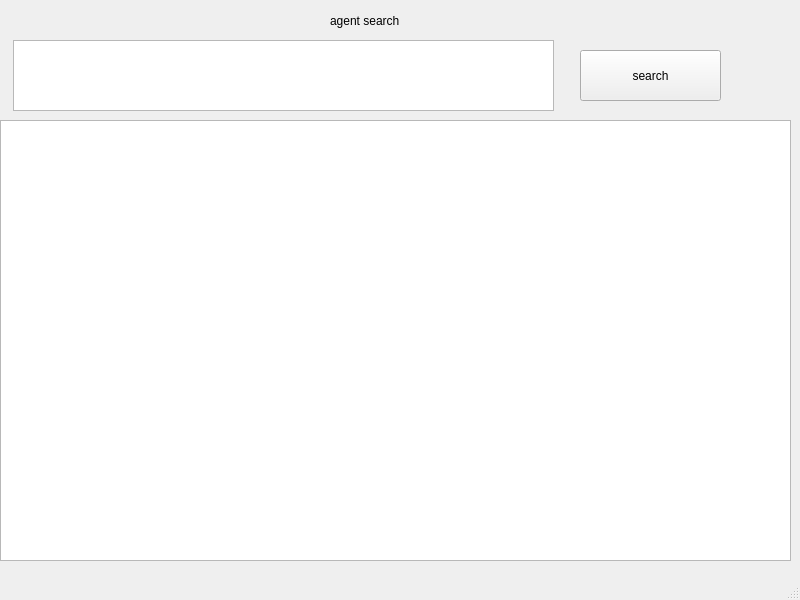
<?xml version="1.0" encoding="UTF-8"?>
<ui version="4.0">
 <class>MainWindow</class>
 <widget class="QMainWindow" name="MainWindow">
  <property name="geometry">
   <rect>
    <x>0</x>
    <y>0</y>
    <width>800</width>
    <height>600</height>
   </rect>
  </property>
  <property name="windowTitle">
   <string>MainWindow</string>
  </property>
  <widget class="QWidget" name="centralwidget">
   <widget class="QPushButton" name="agentsearch_btn">
    <property name="geometry">
     <rect>
      <x>580</x>
      <y>50</y>
      <width>141</width>
      <height>51</height>
     </rect>
    </property>
    <property name="text">
     <string>search</string>
    </property>
   </widget>
   <widget class="QListView" name="listView">
    <property name="geometry">
     <rect>
      <x>0</x>
      <y>120</y>
      <width>791</width>
      <height>441</height>
     </rect>
    </property>
    <property name="frameShadow">
     <enum>QFrame::Raised</enum>
    </property>
   </widget>
   <widget class="QPlainTextEdit" name="agentsearch">
    <property name="geometry">
     <rect>
      <x>13</x>
      <y>40</y>
      <width>541</width>
      <height>71</height>
     </rect>
    </property>
   </widget>
   <widget class="QLabel" name="label">
    <property name="geometry">
     <rect>
      <x>330</x>
      <y>10</y>
      <width>271</width>
      <height>21</height>
     </rect>
    </property>
    <property name="text">
     <string>agent search</string>
    </property>
   </widget>
  </widget>
  <widget class="QMenuBar" name="menubar">
   <property name="geometry">
    <rect>
     <x>0</x>
     <y>0</y>
     <width>800</width>
     <height>21</height>
    </rect>
   </property>
  </widget>
  <widget class="QStatusBar" name="statusbar"/>
 </widget>
 <resources/>
 <connections/>
</ui>
